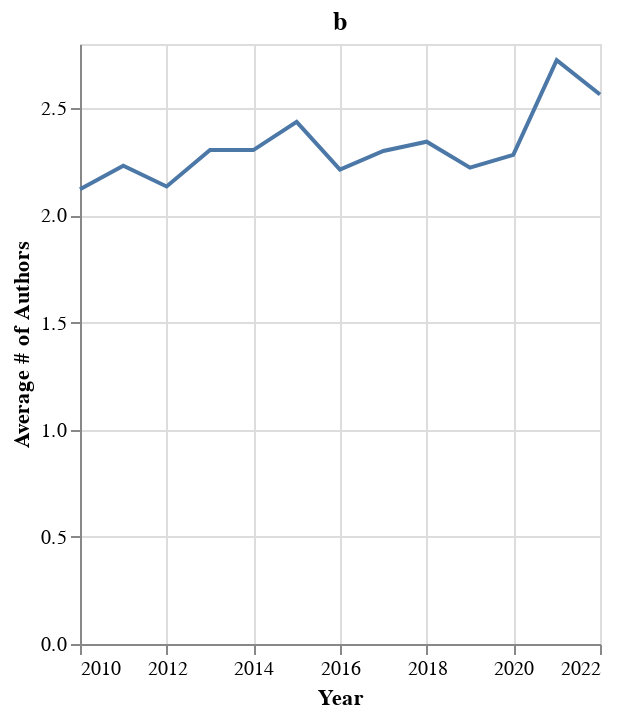

Here is the notebook cell this chart was saved with:
### Code cell
yearly_ave_authornum_chart = alt.Chart(yearly_ave_authornum).mark_line().encode(
    
    x = alt.X(
        'year',
        title = 'Year'
    ),
    y = alt.Y(
        'numberOfAuthors',
        title = 'Average # of Authors'
    )
).properties(
    title = 'b',
    height=300,
    width=260
)
yearly_ave_authornum_chart

### Figure 1 — Vega-Lite specification as saved in the notebook (floating-point values rounded to 4 significant figures)
{"config": {"view": {"continuousWidth": 400, "continuousHeight": 300}}, "data": {"name": "data-040bd0d94ec0cfff15fdafed00561f41"}, "mark": "line", "encoding": {"x": {"field": "year", "title": "Year", "type": "temporal"}, "y": {"field": "numberOfAuthors", "title": "Average # of Authors", "type": "quantitative"}}, "height": 300, "title": "b", "width": 260, "$schema": "https://vega.github.io/schema/vega-lite/v4.17.0.json", "datasets": {"data-040bd0d94ec0cfff15fdafed00561f41": [{"year": "2010-01-01T00:00:00", "numberOfAuthors": 2.122}, {"year": "2011-01-01T00:00:00", "numberOfAuthors": 2.232}, {"year": "2012-01-01T00:00:00", "numberOfAuthors": 2.135}, {"year": "2013-01-01T00:00:00", "numberOfAuthors": 2.305}, {"year": "2014-01-01T00:00:00", "numberOfAuthors": 2.305}, {"year": "2015-01-01T00:00:00", "numberOfAuthors": 2.436}, {"year": "2016-01-01T00:00:00", "numberOfAuthors": 2.214}, {"year": "2017-01-01T00:00:00", "numberOfAuthors": 2.301}, {"year": "2018-01-01T00:00:00", "numberOfAuthors": 2.344}, {"year": "2019-01-01T00:00:00", "numberOfAuthors": 2.223}, {"year": "2020-01-01T00:00:00", "numberOfAuthors": 2.282}, {"year": "2021-01-01T00:00:00", "numberOfAuthors": 2.725}, {"year": "2022-01-01T00:00:00", "numberOfAuthors": 2.564}]}}
